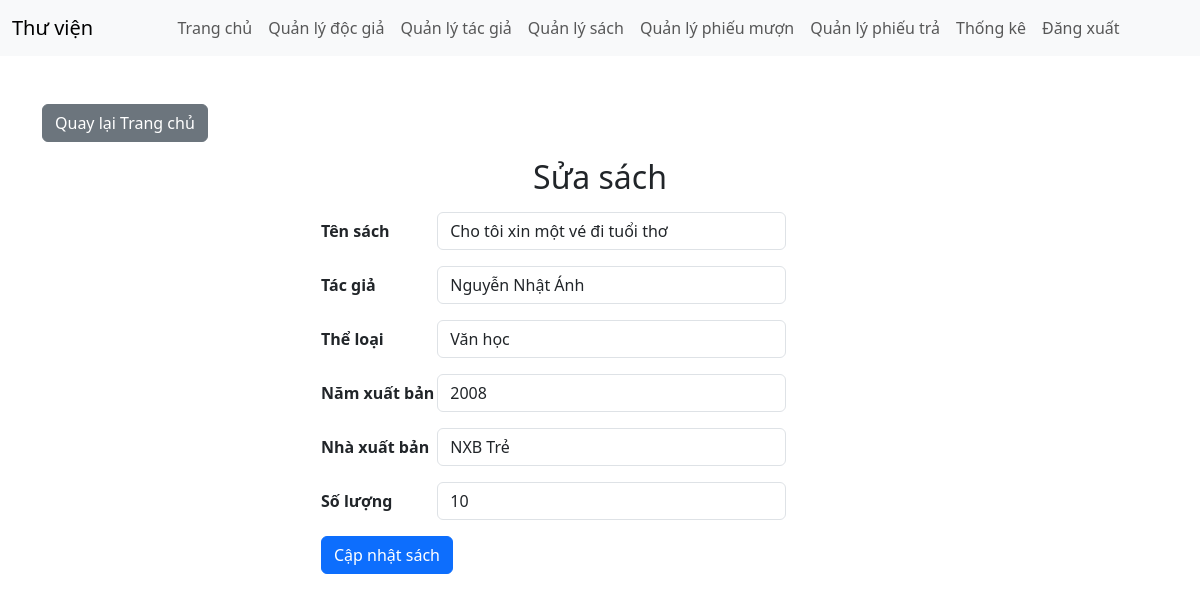
The app's page /?action=SuaSach&ma_sach=1 (signed in), older data.
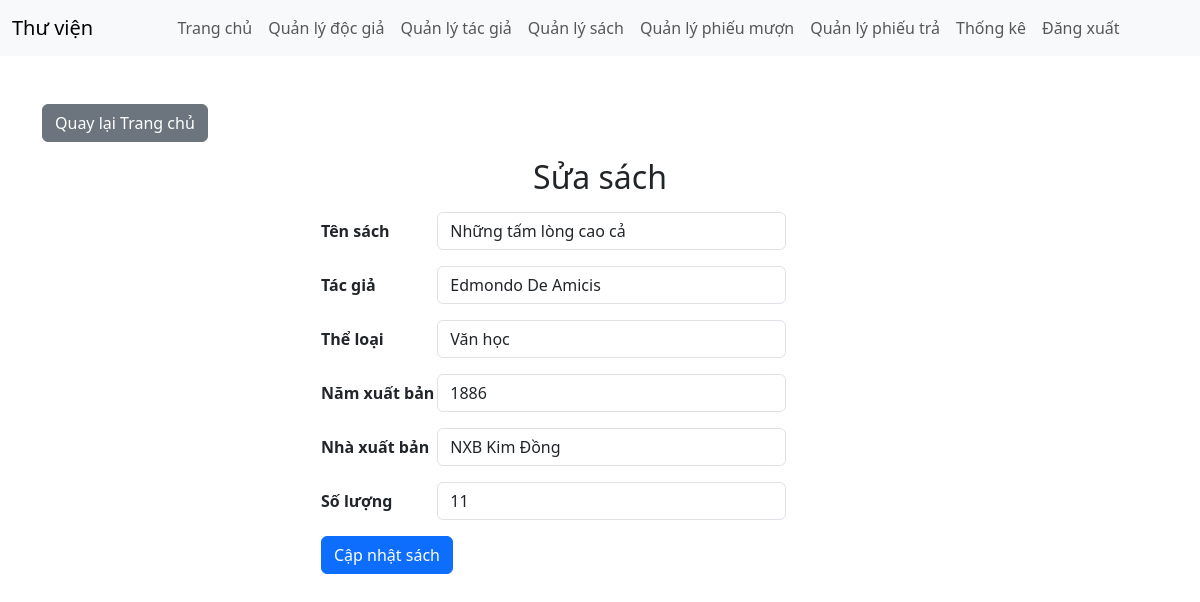
The same page, newer data.
### tables this page shows
CREATE TABLE Sach (
    MaSach INT AUTO_INCREMENT PRIMARY KEY,
    MaTacGia INT,
    MaTheLoai INT,
    TenSach VARCHAR(100) NOT NULL,
    NamXuatBan INT,
    NhaXuatBan VARCHAR(100),
    SoLuong INT NOT NULL,
    FOREIGN KEY (MaTacGia) REFERENCES TacGia(MaTacGia),
    FOREIGN KEY (MaTheLoai) REFERENCES TheLoai(MaTheLoai)
);

CREATE TABLE TacGia (
    MaTacGia INT AUTO_INCREMENT PRIMARY KEY,
    TenTacGia VARCHAR(100) NOT NULL
);

### app/controllers/SachController.php (called while the page is built, shortened)
<?php
class SachController
{
    public $sach;
    public function __construct($conn)
    {
        $this->sach = new Sach($conn);
    }
    public function SuaSach()
    {
        $maSach = $_GET['ma_sach'] ?? '';
        if (!empty($maSach)) {
            $sachChiTiet = $this->sach->layThongTinSach($maSach);
        }
        require_once __DIR__ . '/../views/layouts/main.php';
    }
}

### app/models/Sach.php (called while the page is built, shortened)
<?php
class Sach {
    private $conn;
    public function __construct($conn) {
        $this->conn = $conn;
    }
    public function layThongTinSach($maSach) {
        $sql = "SELECT * FROM Sach a, TacGia b WHERE a.MaTacGia = b.MaTacGia and MaSach = :maSach";
        $stmt = $this->conn->prepare($sql);
        $stmt->execute([':maSach' => $maSach]);
        return $stmt->fetch(PDO::FETCH_ASSOC);
    }
}

### app/views/sach/sua sach.php (the view, shortened to what this page needs)
<h2 class="text-center">Sửa sách</h2>
<form method="POST" class="mt-3 col-md-5 offset-md-3">
    <div class="mb-3 d-flex">
        <label for="ten_sach" class="col-md-3 col-form-label"><b>Tên sách</b> </label>
        <input type="text" class="form-control" name="ten_sach" required
            value="<?php echo htmlspecialchars($sachChiTiet['TenSach'] ?? ''); ?>">
    </div>
    <div class="mb-3 d-flex">
        <label for="ten_tac_gia" class="col-md-3 col-form-label"><b>Tác giả</b></label>
        <input type="text" class="form-control" name="ten_tac_gia" required
            value="<?php echo htmlspecialchars($sachChiTiet['TenTacGia'] ?? ''); ?>">
    </div>
    <div class=" mb-3 d-flex">
        <label for="ma_the_loai" class="col-md-3 col-form-label"><b>Thể loại</b></label>
        <select class="form-control" name="ma_the_loai" required>
            <?php
                    $stmt = $conn->query("SELECT * FROM TheLoai");
                    while ($row = $stmt->fetch(PDO::FETCH_ASSOC)) {
                        echo "<option value='{$row['MaTheLoai']}'>{$row['TenTheLoai']}</option>";
                    }
                    ?>
        </select>
    </div>
    <div class="mb-3 d-flex">
        <label for="nam_xuat_ban" class="col-md-3 col-form-label"><b>Năm xuất bản</b></label>
        <input type="text" class="form-control" name="nam_xuat_ban" required
            value="<?php echo htmlspecialchars($sachChiTiet['NamXuatBan'] ?? ''); ?>">
    </div>
    <div class="mb-3 d-flex">
        <label for="nha_xuat_ban" class="col-md-3 col-form-label"><b>Nhà xuất bản</b></label>
        <input type="text" class="form-control" name="nha_xuat_ban" required
            value="<?php echo htmlspecialchars($sachChiTiet['NhaXuatBan'] ?? ''); ?>">
    </div>
    <div class="mb-3 d-flex">
        <label for="so_luong" class="col-md-3 col-form-label"><b>Số lượng</b></label>
        <input type="text" class="form-control" name="so_luong" required
            value="<?php echo htmlspecialchars($sachChiTiet['SoLuong'] ?? ''); ?>">
    </div>
    <button type=" submit" name="sua" class="btn btn-primary  mb-4">Cập nhật sách</button>
</form>

Row changes from the older to the newer data that the page shows:
changed sach: ten_sach "Cho tôi xin một vé đi tuổi thơ" → "Những tấm lòng cao cả"; ten_tac_gia "Nguyễn Nhật Ánh" → "Edmondo De Amicis"; nam_xuat_ban "2008" → "1886"; nha_xuat_ban "NXB Trẻ" → "NXB Kim Đồng"; so_luong "10" → "11"
